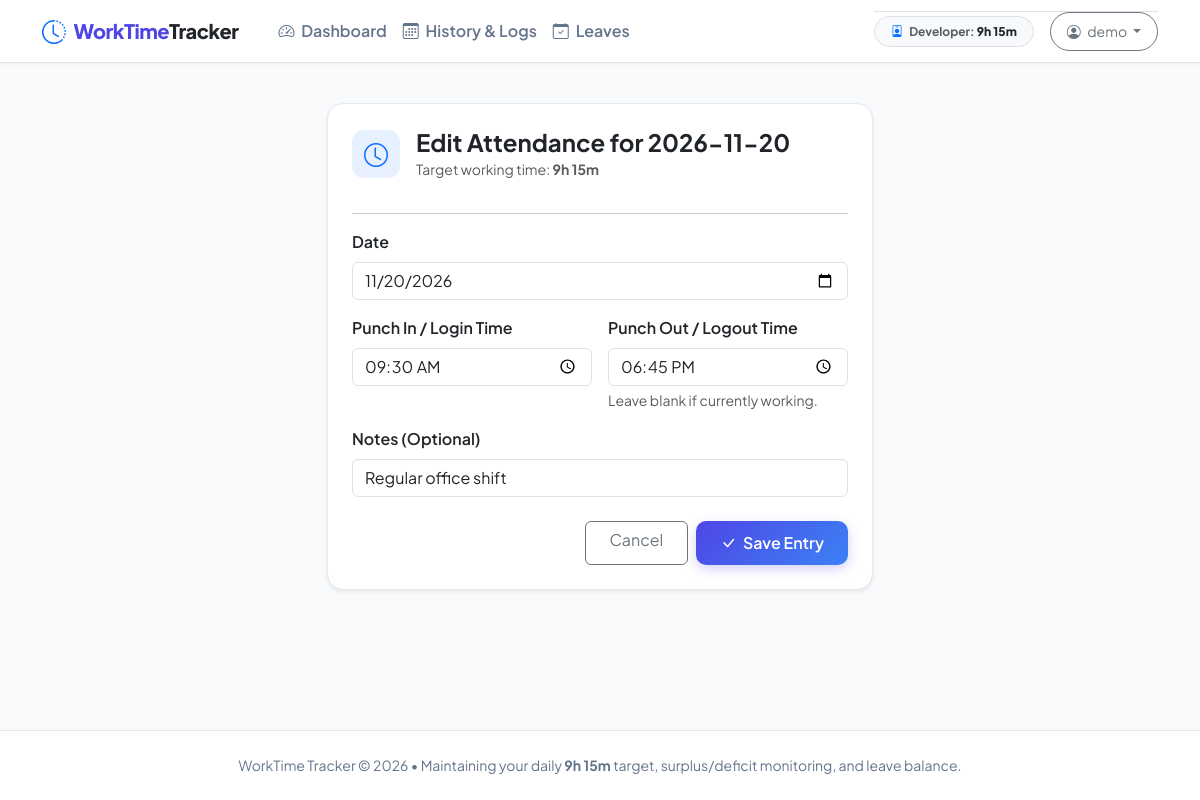
The app's page /attendance/11/edit/ (signed in) with its own data.
### attendance/models.py (models this page shows, shortened)
class UserProfile(models.Model):
    ROLE_CHOICES = [
        ('DEVELOPER', 'Developer'),
        ('TESTER', 'Tester'),
        ('HR', 'HR'),
        ('DESIGNER', 'UI/UX Designer'),
        ('MANAGER', 'Project Manager'),
        ('CUSTOM', 'Custom Role'),
    ]
    SATURDAY_POLICY_CHOICES = [
        ('SECOND_FOURTH', '2nd & 4th Saturday Off (2 Saturdays/month)'),
        ('FIRST_THIRD', '1st & 3rd Saturday Off (2 Saturdays/month)'),
        ('FLEXIBLE_TWO', 'Flexible 2 Saturdays Off (mark in Leaves)'),
        ('ALL_SATURDAYS', 'All Saturdays Off (5-day work week)'),
        ('NO_SATURDAYS', 'All Saturdays Working (6-day work week)'),
    ]
    user = models.OneToOneField(User, on_delete=models.CASCADE, related_name='profile')
    role = models.CharField(max_length=30, choices=ROLE_CHOICES, default='DEVELOPER', help_text="Select your role")
    custom_role_title = models.CharField(max_length=50, blank=True, help_text="Custom role name")
    target_hours = models.PositiveIntegerField(default=9, help_text="Daily required working hours")
    target_minutes = models.PositiveIntegerField(default=15, help_text="Daily required working minutes")
    saturday_off_policy = models.CharField(
        max_length=20, choices=SATURDAY_POLICY_CHOICES, default='SECOND_FOURTH',
        help_text="Company policy for Saturday off (All Sundays are fixed off)"
    )
    hourly_salary_rate = models.DecimalField(
        max_digits=10, decimal_places=2, default=Decimal('0.00'), blank=True,
        help_text="Optional hourly rate"
    )
    monthly_salary = models.DecimalField(
        max_digits=12, decimal_places=2, default=Decimal('0.00'), blank=True,
        help_text="Monthly fixed salary (used to calculate daily salary deduction = Monthly Salary / Total Working Days in Month)"
    )
    created_at = models.DateTimeField(auto_now_add=True)
    updated_at = models.DateTimeField(auto_now=True)
    @property
    def display_role(self):
        if self.role == 'CUSTOM' and self.custom_role_title:
            return self.custom_role_title
        return self.get_role_display()
    @property
    def daily_target_formatted(self):
        return f"{self.target_hours}h {self.target_minutes}m"

class AttendanceRecord(models.Model):
    user = models.ForeignKey(User, on_delete=models.CASCADE, related_name='attendances')
    date = models.DateField(default=timezone.localdate)
    login_time = models.TimeField(help_text="Punch in / Login time")
    logout_time = models.TimeField(null=True, blank=True, help_text="Punch out / Logout time (leave empty if ongoing)")
    break_minutes = models.PositiveIntegerField(default=0, help_text="Break time in minutes (e.g. lunch/tea)")
    notes = models.CharField(max_length=255, blank=True, help_text="Optional note")
    created_at = models.DateTimeField(auto_now_add=True)
    updated_at = models.DateTimeField(auto_now=True)
    class Meta:
        ordering = ['-date']
        unique_together = ('user', 'date')

### attendance/views.py (the view)
# urls.py: path('attendance/<int:pk>/edit/', views.attendance_update, name='attendance_update'),
@login_required
def attendance_update(request, pk):
    record = get_object_or_404(AttendanceRecord, pk=pk, user=request.user)
    if request.method == 'POST':
        form = AttendanceForm(request.POST, instance=record, user=request.user)
        if form.is_valid():
            form.save()
            messages.success(request, f"Attendance record for {record.date} updated successfully.")
            return redirect('history')
    else:
        form = AttendanceForm(instance=record, user=request.user)
    return render(request, 'attendance/attendance_form.html', {
        'form': form,
        'title': f'Edit Attendance for {record.date}',
        'is_edit': True,
        'record': record
    })

### attendance/forms.py (shortened to what this page needs)
class AttendanceForm(forms.ModelForm):
    class Meta:
        model = AttendanceRecord
        fields = ['date', 'login_time', 'logout_time', 'notes']
        widgets = {
            'date': forms.DateInput(attrs={'type': 'date', 'class': 'form-control'}),
            'login_time': forms.TimeInput(attrs={'type': 'time', 'class': 'form-control'}),
            'logout_time': forms.TimeInput(attrs={'type': 'time', 'class': 'form-control'}),
            'notes': forms.TextInput(attrs={'class': 'form-control', 'placeholder': 'e.g. Worked late for project release'}),
        }
    def __init__(self, *args, **kwargs):
        self.user = kwargs.pop('user', None)
        super().__init__(*args, **kwargs)
        if not self.instance.pk and not self.initial.get('date'):
            self.initial['date'] = timezone.localdate()

### attendance/templates/attendance/attendance_form.html (shortened to what this page needs)
{% extends 'attendance/base.html' %}
{% block content %}
<div class="row justify-content-center">
    <div class="col-md-8 col-lg-6">
        <div class="card shadow-sm p-4">
            <div class="d-flex align-items-center gap-3 mb-3">
                <div class="stat-icon bg-primary bg-opacity-10 text-primary">
                    <i class="bi bi-clock"></i>
                </div>
                <div>
                    <h4 class="fw-bold mb-0">{{ title }}</h4>
                    <small class="text-muted">Target working time: <strong>{{ user.profile.daily_target_formatted }}</strong></small>
                </div>
            </div>
            <hr class="my-3">
            <form method="post" novalidate>
                <div class="mb-3">
                    <label class="form-label fw-semibold">Date</label>
                    {{ form.date }}
                </div>
                <div class="row g-3 mb-3">
                    <div class="col-md-6">
                        <label class="form-label fw-semibold">Punch In / Login Time</label>
                        {{ form.login_time }}
                    </div>
                    <div class="col-md-6">
                        <label class="form-label fw-semibold">Punch Out / Logout Time</label>
                        {{ form.logout_time }}
                        <small class="text-muted d-block mt-1">Leave blank if currently working.</small>
                    </div>
                </div>
                <div class="mb-4">
                    <label class="form-label fw-semibold">Notes (Optional)</label>
                    {{ form.notes }}
                </div>
                <div class="d-flex justify-content-end gap-2 flex-column flex-sm-row">
                    <a href="{% url 'history' %}" class="btn btn-outline-secondary px-4 text-center">Cancel</a>
                    <button type="submit" class="btn btn-primary-custom px-4 text-center">
                        <i class="bi bi-check-lg me-1"></i> Save Entry
                    </button>
                </div>
            </form>
        </div>
    </div>
</div>
{% endblock %}

### attendance/templates/attendance/base.html (shortened to what this page needs)
<!DOCTYPE html>
<html lang="en">
<head>
    <link href="https://cdn.jsdelivr.net/npm/bootstrap@5.3.3/dist/css/bootstrap.min.css" rel="stylesheet">
    <link rel="stylesheet" href="https://cdn.jsdelivr.net/npm/bootstrap-icons@1.11.3/font/bootstrap-icons.min.css">
</head>
<body>
    <nav class="navbar navbar-expand-lg sticky-top">
        <div class="container">
            <a class="navbar-brand d-flex align-items-center gap-2" href="{% url 'dashboard' %}">
                <i class="bi bi-clock-history text-primary fs-4"></i>
                <span>WorkTime<span class="text-dark">Tracker</span></span>
            </a>
            <div class="collapse navbar-collapse" id="navbarMain">
                {% if user.is_authenticated %}
                <ul class="navbar-nav me-auto mb-2 mb-lg-0 ms-lg-3">
                    <li class="nav-item">
                        <a class="nav-link {% if request.resolver_match.url_name == 'dashboard' %}active{% endif %}" href="{% url 'dashboard' %}">
                            <i class="bi bi-speedometer2 me-1"></i> Dashboard
                        </a>
                    </li>
                    <li class="nav-item">
                        <a class="nav-link {% if request.resolver_match.url_name == 'history' %}active{% endif %}" href="{% url 'history' %}">
                            <i class="bi bi-calendar3 me-1"></i> History & Logs
                        </a>
                    </li>
                    <li class="nav-item">
                        <a class="nav-link {% if request.resolver_match.url_name == 'leave_list' or request.resolver_match.url_name == 'leave_create' %}active{% endif %}" href="{% url 'leave_list' %}">
                            <i class="bi bi-calendar-check me-1"></i> Leaves
                        </a>
                    </li>
                </ul>
                <div class="d-flex align-items-center gap-2 mobile-user-section mt-3 mt-lg-0 pt-2 pt-lg-0 border-top border-lg-0">
                    <span class="badge bg-light text-dark border px-3 py-2 rounded-pill me-lg-2">
                        <i class="bi bi-person-badge text-primary me-1"></i> <span class="text-muted">{{ user.profile.display_role }}:</span> <strong>{{ user.profile.daily_target_formatted }}</strong>
                    </span>
                    <div class="dropdown">
                        <button class="btn btn-outline-secondary btn-sm dropdown-toggle rounded-pill px-3 py-2 w-100" type="button" data-bs-toggle="dropdown">
                            <i class="bi bi-person-circle me-1"></i> {{ user.username }}
                        </button>
                    </div>
                </div>
                {% endif %}
            </div>
        </div>
    </nav>
    <main class="container my-4">
        {% block content %}{% endblock %}
    </main>
    <footer>
        <div class="container text-center">
            <p class="mb-0">
                WorkTime Tracker &copy; 2026 &bull; Maintaining your daily <strong>9h 15m</strong> target, surplus/deficit monitoring, and leave balance.
            </p>
        </div>
    </footer>
    {% if user.is_authenticated %}
    <div class="position-fixed top-0 end-0 p-3" style="z-index: 9999;">
    </div>
    {% endif %}
</body>
</html>

### attendance/templates/attendance/base.html (style rules this page uses)
:root { --primary-gradient: linear-gradient(135deg, #4f46e5 0%, #3b82f6 100%); --card-radius: 16px; --font-family: 'Plus Jakarta Sans', -apple-system, BlinkMacSystemFont, sans-serif; }
body { font-family: var(--font-family); background-color: #f8fafc; color: #1e293b; min-height: 100vh; display: flex; flex-direction: column; }
.navbar { background: #ffffff; border-bottom: 1px solid #e2e8f0; box-shadow: 0 1px 3px 0 rgba(0, 0, 0, 0.05); }
.navbar-brand { font-weight: 800; font-size: 1.25rem; color: #4f46e5 !important; letter-spacing: -0.5px; }
.nav-link { font-weight: 600; color: #64748b; padding: 0.5rem 1rem; border-radius: 8px; transition: all 0.2s ease; }
.card { border: 1px solid #e2e8f0; border-radius: var(--card-radius); box-shadow: 0 4px 6px -1px rgba(0, 0, 0, 0.05), 0 2px 4px -2px rgba(0, 0, 0, 0.05); transition: transform 0.2s ease, box-shadow 0.2s ease; }
.stat-icon { width: 48px; height: 48px; border-radius: 12px; display: flex; align-items: center; justify-content: center; font-size: 1.5rem; }
.btn-primary-custom { background: var(--primary-gradient); border: none; color: #ffffff; font-weight: 600; border-radius: 10px; padding: 0.625rem 1.25rem; box-shadow: 0 4px 12px rgba(79, 70, 229, 0.25); transition: all 0.2s ease; }
footer { margin-top: auto; border-top: 1px solid #e2e8f0; background: #ffffff; padding: 1.5rem 0; color: #64748b; font-size: 0.875rem; }

### records on screen
AttendanceRecord: date "11/20/2026", login_time "09:30:00", logout_time "18:45:00", notes "Regular office shift"

### other values on screen
{{ user.profile.display_role }} "Developer"
{{ user.profile.daily_target_formatted }} "9h 15m"
{{ user.username }} "demo"
{{ title }} "Edit Attendance for 2026-11-20"
